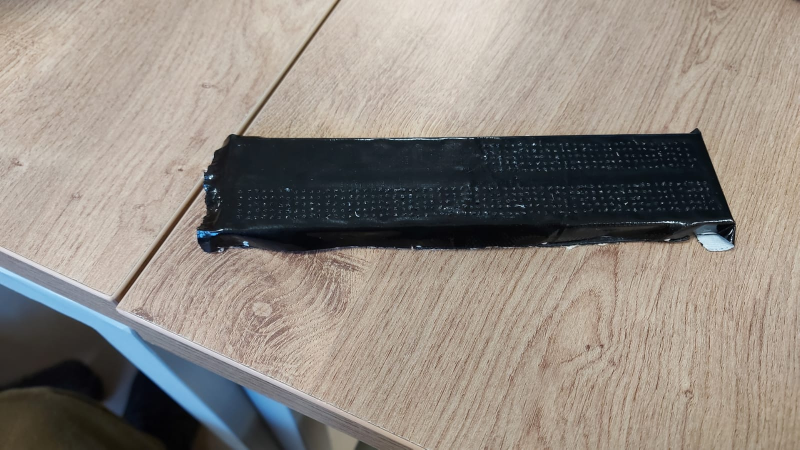
#> input picture imgs/blackboard.jpeg, 1599 x 899 px (shown at 1/2 size)
$ python -i find_colors.py   (imports and definitions only)
#> lines starting #> are read from the running program, lines starting #| are printed output that depends on the picture; after the words box and inside, x2 and y2 are one past the last pixel; in counts of white or black regions, pixels touching at a corner belong together
#> further down, picture is the input picture: shape (899, 1599, 3); mean B, G, R 129.4, 137.1, 145
import cv2
from PIL import Image


# [9 lines of commented-out code are left out]
def display_image(name, image):
    cv2.imshow(name, image)
    cv2.waitKey(0)
    cv2.destroyAllWindows()


def find_red_spot(img):
    # display_image('', img)
    blue, green, red = cv2.split(img)
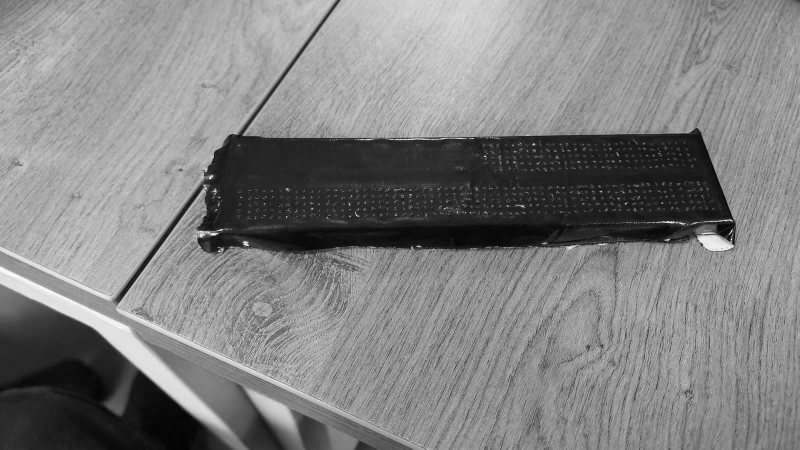
#> blue: shape (899, 1599) (shown at 1/2 size); min 0, max 255, mean 129.4
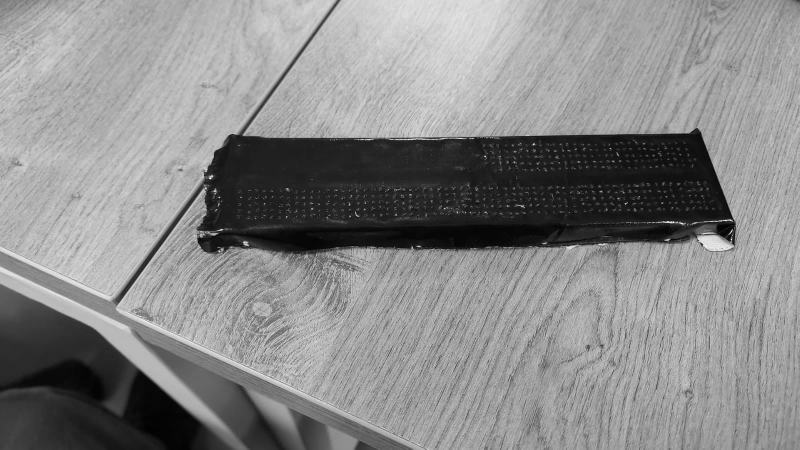
#> green: shape (899, 1599) (shown at 1/2 size); min 0, max 255, mean 137.1
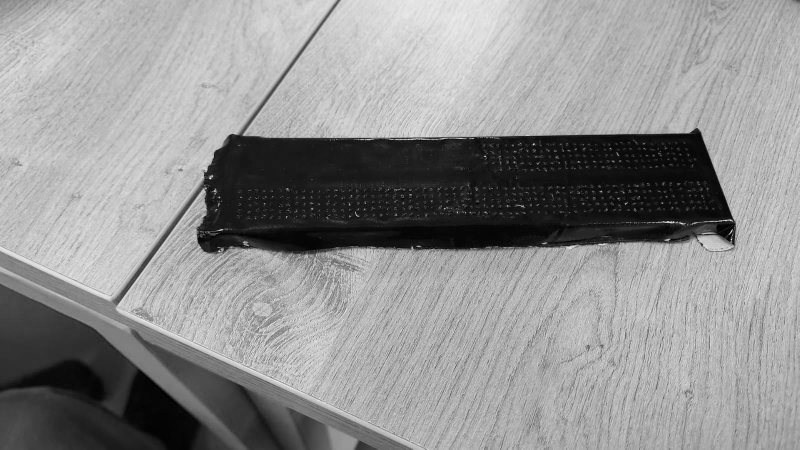
#> red: shape (899, 1599) (shown at 1/2 size); min 0, max 255, mean 145
    # display_image('', red)
    red[green > 50] = 0
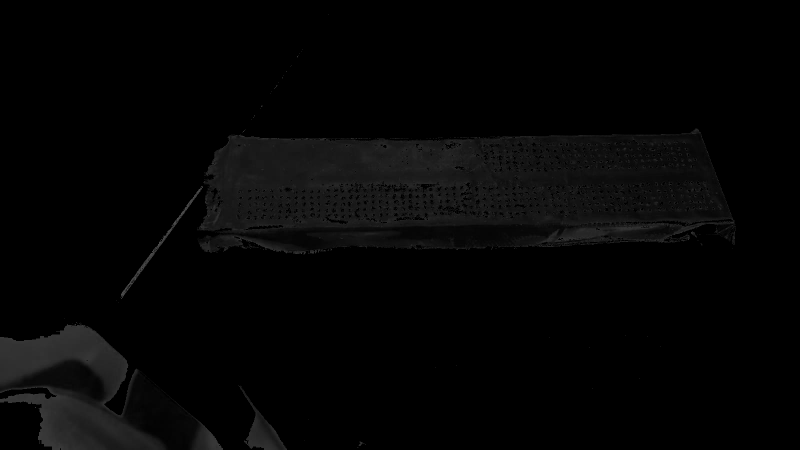
#> red: shape (899, 1599) (shown at 1/2 size); min 0, max 79, mean 4.7
    red[blue > 50] = 0
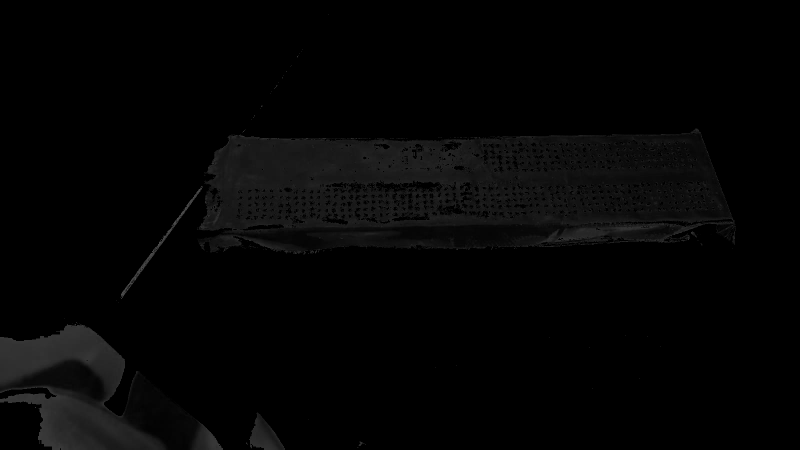
#> red: shape (899, 1599) (shown at 1/2 size); 0.81% of pixels changed, all inside (x1, y1, x2, y2) = (159, 260, 1468, 899)
    # display_image('', red)
    ret, red = cv2.threshold(red, 100, 255, cv2.THRESH_BINARY)
#> red: shape (899, 1599); every value is 0
    all_contours, h = cv2.findContours(red, cv2.RETR_TREE, cv2.CHAIN_APPROX_NONE)
#> all_contours = []; h = None
    copy = cv2.cvtColor(red.copy(), cv2.COLOR_GRAY2BGR)
#> copy: shape (899, 1599, 3); every value is 0
    max = []
    for c in all_contours:
        x, y, w, h = cv2.boundingRect(c)
        cv2.rectangle(copy, (x, y), (x + w, y + h), (255, 0, 0), 1)
        if len(c) > len(max):
            max = c
#> this loop made 0 passes
#> after the loop, max = []
#> (the run stopped early here; a loop or call above may not have finished)

$ run again, on imgs/lit1.jpeg
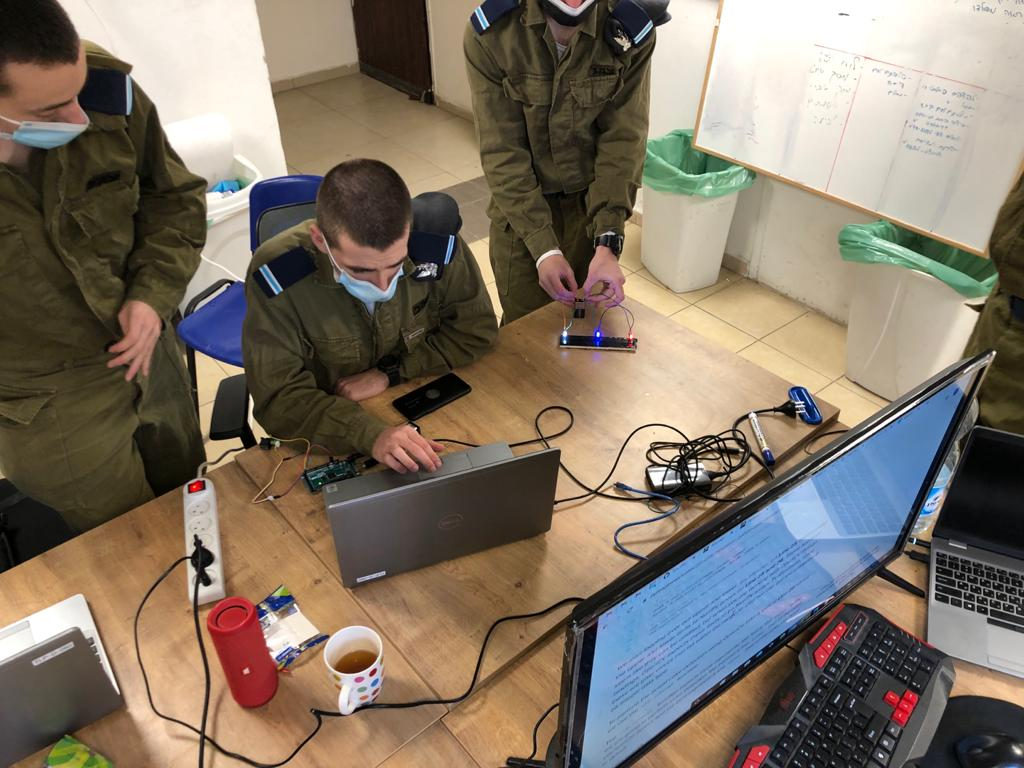
#> input picture imgs/lit1.jpeg, 1024 x 768 px
#> picture is the input picture: shape (768, 1024, 3); mean B, G, R 102.2, 116.2, 128.1
#> in find_red_spot, `ret, red = cv2.threshold(red, 100, 255, cv2.THRESH_BINARY)`:
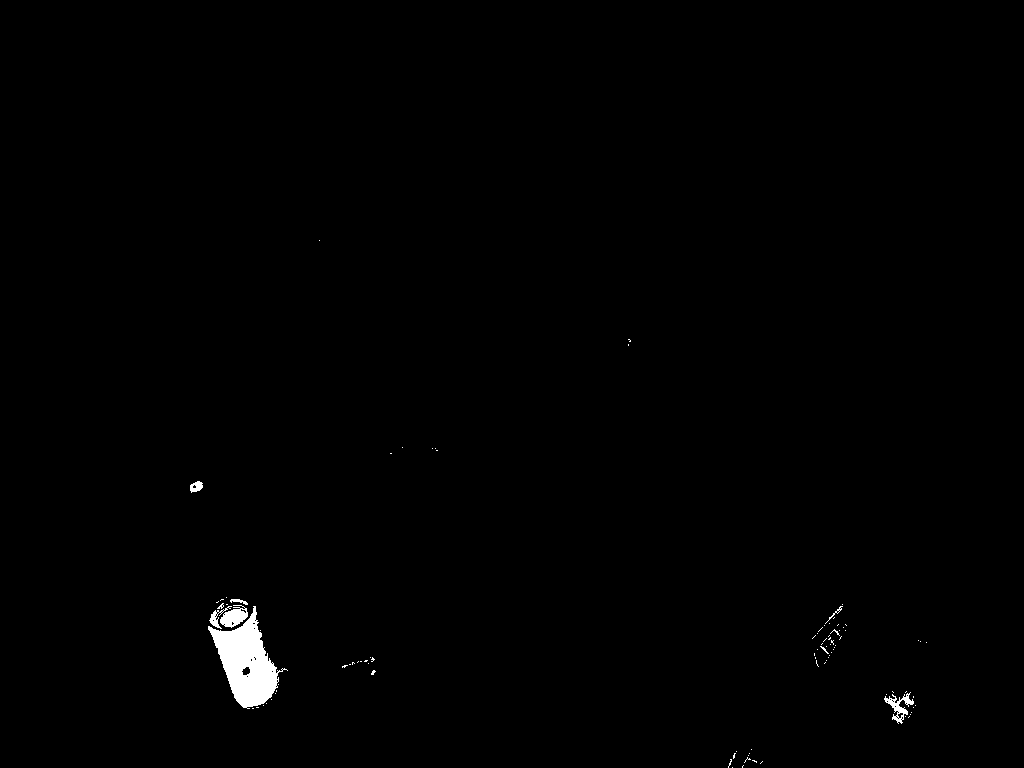
#> red: shape (768, 1024); 0.64% white; 97 white regions (90 under 20 px)
#> in find_red_spot, `all_contours, h = cv2.findContours(red, cv2.RETR_TREE, cv2.CHAIN_APPRO..`: all_contours = 140 contours, 131 with area under 20; largest, box (x1, y1, x2, y2) and area: (208, 606, 288, 709) 3588, (220, 605, 248, 628) 340, (884, 692, 914, 724) 270, (209, 606, 232, 629) 101, (190, 481, 203, 493) 92; h = 140 rows, first 6: [1, -1, -1, -1], [2, 0, -1, -1], [3, 1, -1, -1], [4, 2, -1, -1], [5, 3, -1, -1], [6, 4, -1, -1]
#> the loop in find_red_spot, `for c in all_contours:` made 140 passes
#> (x, y, w, h, max) on pass 2: (742, 765, 2, 3, [[743, 765], [742, 766], [742, 767], [742, 766]])
#> after the loop in find_red_spot, `for c in all_contours:`:
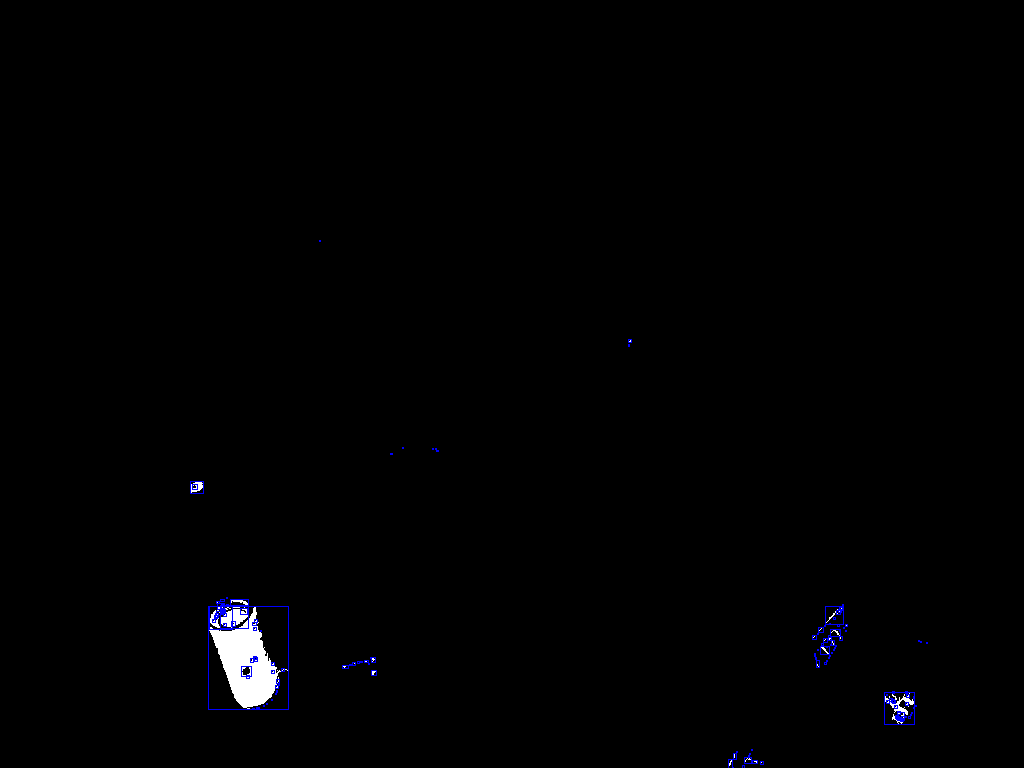
#> copy: shape (768, 1024, 3); mean B, G, R 2.1, 1.4, 1.4
#> after the loop in find_red_spot, `for c in all_contours:`: max = contour of 315 points, box (x1, y1, x2, y2) (208, 606, 288, 709), area 3588
#> M = moments, m00 3588.5, centre m10/m00, m01/m00 = (246.2, 663)
#> cy = 663
#> cx = 246
#> result = (171, 718, 150, 380)
